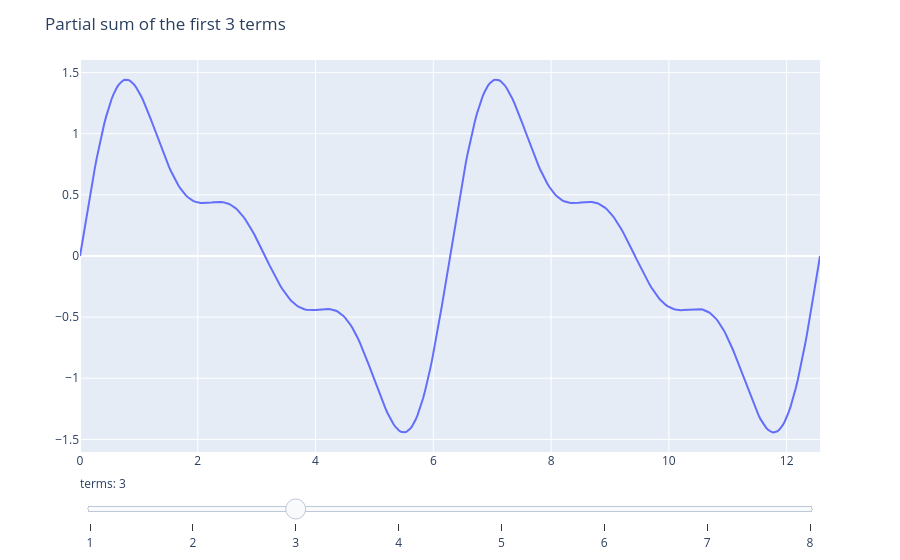

The notebook cell this image was saved under:
### Markdown cell above
# Sine waves, interactively

How the partial sums of $\sin(kx)/k$ converge as more terms are added. Drag the slider to change how many terms are summed — the chart updates instantly in your browser. To change the code itself, open the editable notebook linked at the bottom.

### Code cell
import numpy as np
import plotly.graph_objects as go

x = np.linspace(0, 4 * np.pi, 400)

fig = go.Figure()
for k in range(1, 9):
    y = sum(np.sin(i * x) / i for i in range(1, k + 1))
    fig.add_trace(go.Scatter(x=x, y=y, visible=(k == 3), name=f"k={k}"))

steps = [
    dict(method="update",
         args=[{"visible": [j == k - 1 for j in range(8)]},
               {"title": f"Partial sum of the first {k} terms"}],
         label=str(k))
    for k in range(1, 9)
]
fig.update_layout(
    sliders=[dict(active=2, currentvalue={"prefix": "terms: "}, steps=steps)],
    title="Partial sum of the first 3 terms",
    margin=dict(t=60),
)
fig.show()

### Figure 1 — Plotly figure (JSON) as saved in the notebook; plotly's stock layout.template omitted (floating-point values rounded to 4 significant figures; data arrays with more than 128 entries replaced by an {"elided": "..."} marker saying what was removed)
{"data": [{"name": "k=1", "type": "scatter", "visible": false, "x": {"elided": "400 float values"}, "y": {"elided": "400 float values"}}, {"name": "k=2", "type": "scatter", "visible": false, "x": {"elided": "400 float values"}, "y": {"elided": "400 float values"}}, {"name": "k=3", "type": "scatter", "visible": true, "x": {"elided": "400 float values"}, "y": {"elided": "400 float values"}}, {"name": "k=4", "type": "scatter", "visible": false, "x": {"elided": "400 float values"}, "y": {"elided": "400 float values"}}, {"name": "k=5", "type": "scatter", "visible": false, "x": {"elided": "400 float values"}, "y": {"elided": "400 float values"}}, {"name": "k=6", "type": "scatter", "visible": false, "x": {"elided": "400 float values"}, "y": {"elided": "400 float values"}}, {"name": "k=7", "type": "scatter", "visible": false, "x": {"elided": "400 float values"}, "y": {"elided": "400 float values"}}, {"name": "k=8", "type": "scatter", "visible": false, "x": {"elided": "400 float values"}, "y": {"elided": "400 float values"}}], "layout": {"margin": {"t": 60}, "sliders": [{"active": 2, "currentvalue": {"prefix": "terms: "}, "steps": [{"args": [{"visible": [true, false, false, false, false, false, false, false]}, {"title": "Partial sum of the first 1 terms"}], "label": "1", "method": "update"}, {"args": [{"visible": [false, true, false, false, false, false, false, false]}, {"title": "Partial sum of the first 2 terms"}], "label": "2", "method": "update"}, {"args": [{"visible": [false, false, true, false, false, false, false, false]}, {"title": "Partial sum of the first 3 terms"}], "label": "3", "method": "update"}, {"args": [{"visible": [false, false, false, true, false, false, false, false]}, {"title": "Partial sum of the first 4 terms"}], "label": "4", "method": "update"}, {"args": [{"visible": [false, false, false, false, true, false, false, false]}, {"title": "Partial sum of the first 5 terms"}], "label": "5", "method": "update"}, {"args": [{"visible": [false, false, false, false, false, true, false, false]}, {"title": "Partial sum of the first 6 terms"}], "label": "6", "method": "update"}, {"args": [{"visible": [false, false, false, false, false, false, true, false]}, {"title": "Partial sum of the first 7 terms"}], "label": "7", "method": "update"}, {"args": [{"visible": [false, false, false, false, false, false, false, true]}, {"title": "Partial sum of the first 8 terms"}], "label": "8", "method": "update"}]}], "title": {"text": "Partial sum of the first 3 terms"}}}
